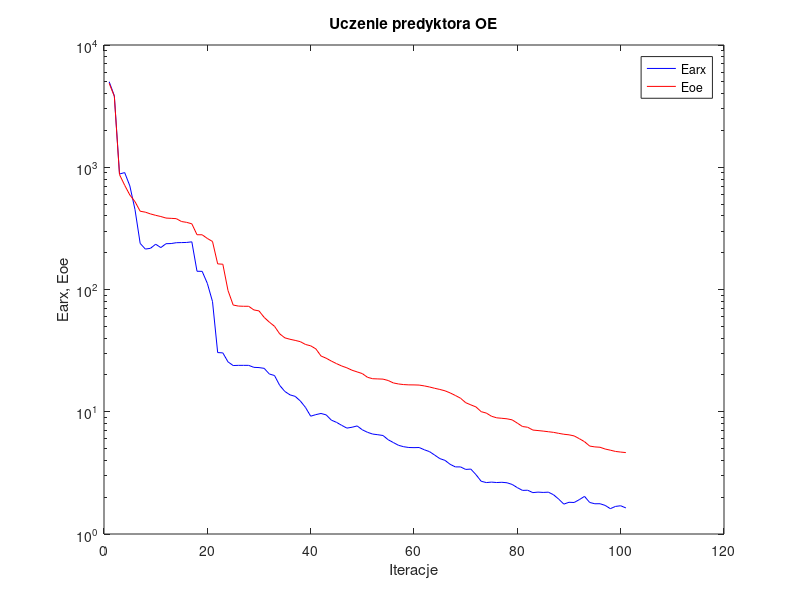
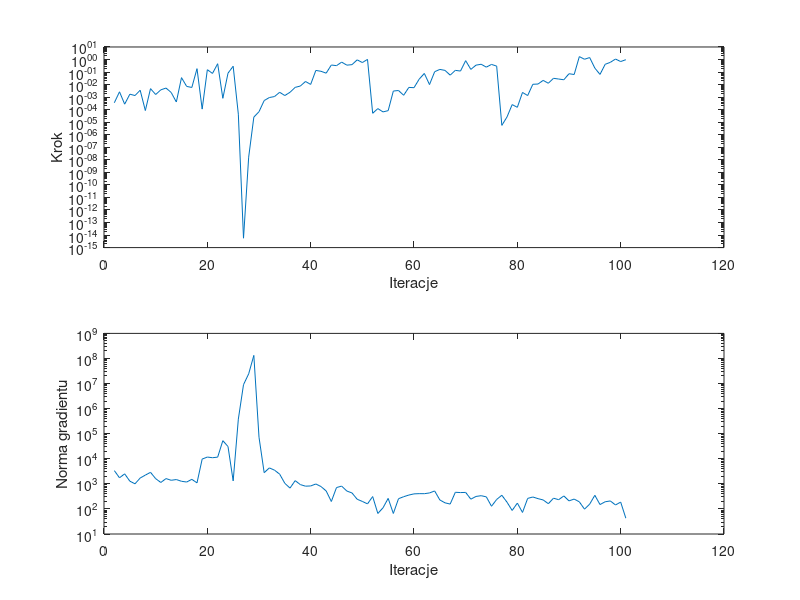

The MATLAB source for these figures, in order:
%uczenie predyktora oe
clear all;
n=0; farx(n+1)=5.004390e+003; foe(n+1)=4.862472e+003; wspucz(n+1)=0.000000e+000; ng(n+1)=0.000000e+000;
%odnowa zmiennej metryki
n=1; farx(n+1)=3.839716e+003; foe(n+1)=3.807088e+003; krok(n+1)=3.569431e-004; ng(n+1)=3.370966e+003;
n=2; farx(n+1)=8.802808e+002; foe(n+1)=8.714263e+002; krok(n+1)=2.660052e-003; ng(n+1)=1.740928e+003;
n=3; farx(n+1)=9.044680e+002; foe(n+1)=7.122834e+002; krok(n+1)=2.749912e-004; ng(n+1)=2.507726e+003;
n=4; farx(n+1)=7.040308e+002; foe(n+1)=5.930110e+002; krok(n+1)=1.718805e-003; ng(n+1)=1.279347e+003;
n=5; farx(n+1)=4.504943e+002; foe(n+1)=5.230524e+002; krok(n+1)=1.342085e-003; ng(n+1)=1.003715e+003;
n=6; farx(n+1)=2.383840e+002; foe(n+1)=4.367739e+002; krok(n+1)=3.559503e-003; ng(n+1)=1.706032e+003;
n=7; farx(n+1)=2.141502e+002; foe(n+1)=4.292563e+002; krok(n+1)=8.528034e-005; ng(n+1)=2.231173e+003;
n=8; farx(n+1)=2.172443e+002; foe(n+1)=4.151547e+002; krok(n+1)=4.756638e-003; ng(n+1)=2.878796e+003;
n=9; farx(n+1)=2.346506e+002; foe(n+1)=4.042960e+002; krok(n+1)=1.621288e-003; ng(n+1)=1.609558e+003;
n=10; farx(n+1)=2.202477e+002; foe(n+1)=3.953208e+002; krok(n+1)=3.813746e-003; ng(n+1)=1.135205e+003;
n=11; farx(n+1)=2.369306e+002; foe(n+1)=3.840606e+002; krok(n+1)=5.307483e-003; ng(n+1)=1.622689e+003;
n=12; farx(n+1)=2.376479e+002; foe(n+1)=3.819823e+002; krok(n+1)=2.361852e-003; ng(n+1)=1.387960e+003;
n=13; farx(n+1)=2.414645e+002; foe(n+1)=3.797655e+002; krok(n+1)=4.089425e-004; ng(n+1)=1.483530e+003;
n=14; farx(n+1)=2.419656e+002; foe(n+1)=3.597378e+002; krok(n+1)=3.586441e-002; ng(n+1)=1.265393e+003;
n=15; farx(n+1)=2.426236e+002; foe(n+1)=3.542015e+002; krok(n+1)=7.163682e-003; ng(n+1)=1.182389e+003;
n=16; farx(n+1)=2.454601e+002; foe(n+1)=3.446050e+002; krok(n+1)=5.915258e-003; ng(n+1)=1.514541e+003;
n=17; farx(n+1)=1.410245e+002; foe(n+1)=2.805627e+002; krok(n+1)=1.866720e-001; ng(n+1)=1.094943e+003;
n=18; farx(n+1)=1.407540e+002; foe(n+1)=2.803058e+002; krok(n+1)=1.110172e-004; ng(n+1)=9.726437e+003;
n=19; farx(n+1)=1.122113e+002; foe(n+1)=2.615741e+002; krok(n+1)=1.540084e-001; ng(n+1)=1.170408e+004;
n=20; farx(n+1)=7.971551e+001; foe(n+1)=2.470497e+002; krok(n+1)=7.786255e-002; ng(n+1)=1.102635e+004;
n=21; farx(n+1)=3.048346e+001; foe(n+1)=1.620330e+002; krok(n+1)=4.626374e-001; ng(n+1)=1.162313e+004;
n=22; farx(n+1)=3.031239e+001; foe(n+1)=1.609881e+002; krok(n+1)=8.058731e-004; ng(n+1)=5.273446e+004;
n=23; farx(n+1)=2.558497e+001; foe(n+1)=9.811145e+001; krok(n+1)=8.139610e-002; ng(n+1)=3.080536e+004;
n=24; farx(n+1)=2.388206e+001; foe(n+1)=7.464639e+001; krok(n+1)=2.918466e-001; ng(n+1)=1.313412e+003;
n=25; farx(n+1)=2.396467e+001; foe(n+1)=7.319982e+001; krok(n+1)=4.381503e-005; ng(n+1)=3.808632e+005;
%odnowa zmiennej metryki
n=26; farx(n+1)=2.396466e+001; foe(n+1)=7.291132e+001; krok(n+1)=5.622486e-015; ng(n+1)=9.020944e+006;
n=27; farx(n+1)=2.396365e+001; foe(n+1)=7.290850e+001; krok(n+1)=1.633652e-008; ng(n+1)=2.436007e+007;
n=28; farx(n+1)=2.308472e+001; foe(n+1)=6.808518e+001; krok(n+1)=2.562777e-005; ng(n+1)=1.325665e+008;
n=29; farx(n+1)=2.297651e+001; foe(n+1)=6.683371e+001; krok(n+1)=6.880069e-005; ng(n+1)=7.240198e+004;
n=30; farx(n+1)=2.265482e+001; foe(n+1)=5.913528e+001; krok(n+1)=5.333789e-004; ng(n+1)=2.792102e+003;
n=31; farx(n+1)=2.036215e+001; foe(n+1)=5.409189e+001; krok(n+1)=9.289576e-004; ng(n+1)=4.322439e+003;
n=32; farx(n+1)=1.979060e+001; foe(n+1)=5.001907e+001; krok(n+1)=1.112427e-003; ng(n+1)=3.519655e+003;
n=33; farx(n+1)=1.644791e+001; foe(n+1)=4.340040e+001; krok(n+1)=2.435962e-003; ng(n+1)=2.432551e+003;
n=34; farx(n+1)=1.465613e+001; foe(n+1)=4.022525e+001; krok(n+1)=1.342085e-003; ng(n+1)=1.049940e+003;
n=35; farx(n+1)=1.374811e+001; foe(n+1)=3.916732e+001; krok(n+1)=2.435962e-003; ng(n+1)=6.767189e+002;
n=36; farx(n+1)=1.336113e+001; foe(n+1)=3.834401e+001; krok(n+1)=5.999763e-003; ng(n+1)=1.342903e+003;
n=37; farx(n+1)=1.225172e+001; foe(n+1)=3.743620e+001; krok(n+1)=7.680234e-003; ng(n+1)=9.336599e+002;
n=38; farx(n+1)=1.084482e+001; foe(n+1)=3.551135e+001; krok(n+1)=1.771116e-002; ng(n+1)=8.083748e+002;
n=39; farx(n+1)=9.199298e+000; foe(n+1)=3.462201e+001; krok(n+1)=1.034736e-002; ng(n+1)=8.244753e+002;
n=40; farx(n+1)=9.473556e+000; foe(n+1)=3.269838e+001; krok(n+1)=1.350863e-001; ng(n+1)=9.883657e+002;
n=41; farx(n+1)=9.683610e+000; foe(n+1)=2.858830e+001; krok(n+1)=1.150668e-001; ng(n+1)=7.812798e+002;
n=42; farx(n+1)=9.427600e+000; foe(n+1)=2.741098e+001; krok(n+1)=8.172294e-002; ng(n+1)=5.207742e+002;
n=43; farx(n+1)=8.542199e+000; foe(n+1)=2.598002e+001; krok(n+1)=3.655097e-001; ng(n+1)=1.978397e+002;
n=44; farx(n+1)=8.189865e+000; foe(n+1)=2.475756e+001; krok(n+1)=3.238984e-001; ng(n+1)=7.116714e+002;
n=45; farx(n+1)=7.744843e+000; foe(n+1)=2.368452e+001; krok(n+1)=6.207284e-001; ng(n+1)=8.128681e+002;
n=46; farx(n+1)=7.348895e+000; foe(n+1)=2.288000e+001; krok(n+1)=3.550835e-001; ng(n+1)=5.166229e+002;
n=47; farx(n+1)=7.468709e+000; foe(n+1)=2.186349e+001; krok(n+1)=3.903951e-001; ng(n+1)=4.335624e+002;
n=48; farx(n+1)=7.655698e+000; foe(n+1)=2.117960e+001; krok(n+1)=9.429061e-001; ng(n+1)=2.429618e+002;
n=49; farx(n+1)=7.117183e+000; foe(n+1)=2.051390e+001; krok(n+1)=5.736932e-001; ng(n+1)=1.990992e+002;
n=50; farx(n+1)=6.789295e+000; foe(n+1)=1.913177e+001; krok(n+1)=1.025225e+000; ng(n+1)=1.588688e+002;
%odnowa zmiennej metryki
n=51; farx(n+1)=6.569347e+000; foe(n+1)=1.863176e+001; krok(n+1)=5.162212e-005; ng(n+1)=3.117564e+002;
n=52; farx(n+1)=6.487896e+000; foe(n+1)=1.856082e+001; krok(n+1)=1.218919e-004; ng(n+1)=6.588625e+001;
n=53; farx(n+1)=6.394094e+000; foe(n+1)=1.849091e+001; krok(n+1)=6.630174e-005; ng(n+1)=1.108344e+002;
n=54; farx(n+1)=5.903622e+000; foe(n+1)=1.801755e+001; krok(n+1)=8.368590e-005; ng(n+1)=2.631764e+002;
n=55; farx(n+1)=5.599824e+000; foe(n+1)=1.721164e+001; krok(n+1)=3.059399e-003; ng(n+1)=6.588857e+001;
n=56; farx(n+1)=5.314899e+000; foe(n+1)=1.687676e+001; krok(n+1)=3.386820e-003; ng(n+1)=2.556036e+002;
n=57; farx(n+1)=5.176005e+000; foe(n+1)=1.668310e+001; krok(n+1)=1.409080e-003; ng(n+1)=3.072668e+002;
n=58; farx(n+1)=5.100091e+000; foe(n+1)=1.659588e+001; krok(n+1)=5.967857e-003; ng(n+1)=3.574213e+002;
n=59; farx(n+1)=5.086883e+000; foe(n+1)=1.657926e+001; krok(n+1)=5.680993e-003; ng(n+1)=3.983505e+002;
n=60; farx(n+1)=5.098498e+000; foe(n+1)=1.652642e+001; krok(n+1)=2.710756e-002; ng(n+1)=4.065842e+002;
n=61; farx(n+1)=4.886283e+000; foe(n+1)=1.627213e+001; krok(n+1)=7.765706e-002; ng(n+1)=4.054484e+002;
n=62; farx(n+1)=4.719366e+000; foe(n+1)=1.594663e+001; krok(n+1)=1.004449e-002; ng(n+1)=4.338807e+002;
n=63; farx(n+1)=4.421198e+000; foe(n+1)=1.555644e+001; krok(n+1)=1.067078e-001; ng(n+1)=5.205661e+002;
n=64; farx(n+1)=4.137875e+000; foe(n+1)=1.522130e+001; krok(n+1)=1.627922e-001; ng(n+1)=2.279028e+002;
n=65; farx(n+1)=4.001683e+000; foe(n+1)=1.483490e+001; krok(n+1)=1.361627e-001; ng(n+1)=1.750537e+002;
n=66; farx(n+1)=3.714389e+000; foe(n+1)=1.425808e+001; krok(n+1)=5.671128e-002; ng(n+1)=1.562793e+002;
n=67; farx(n+1)=3.539389e+000; foe(n+1)=1.359122e+001; krok(n+1)=1.365319e-001; ng(n+1)=4.607654e+002;
n=68; farx(n+1)=3.539011e+000; foe(n+1)=1.290962e+001; krok(n+1)=1.204104e-001; ng(n+1)=4.490693e+002;
n=69; farx(n+1)=3.374824e+000; foe(n+1)=1.186658e+001; krok(n+1)=8.131859e-001; ng(n+1)=4.552762e+002;
n=70; farx(n+1)=3.396501e+000; foe(n+1)=1.138384e+001; krok(n+1)=1.631115e-001; ng(n+1)=2.449453e+002;
n=71; farx(n+1)=3.056446e+000; foe(n+1)=1.094858e+001; krok(n+1)=3.556863e-001; ng(n+1)=3.145934e+002;
n=72; farx(n+1)=2.700056e+000; foe(n+1)=1.001818e+001; krok(n+1)=4.187571e-001; ng(n+1)=3.372443e+002;
n=73; farx(n+1)=2.634562e+000; foe(n+1)=9.751850e+000; krok(n+1)=2.469201e-001; ng(n+1)=3.026499e+002;
n=74; farx(n+1)=2.657853e+000; foe(n+1)=9.187577e+000; krok(n+1)=4.065930e-001; ng(n+1)=1.277438e+002;
n=75; farx(n+1)=2.636339e+000; foe(n+1)=8.920981e+000; krok(n+1)=2.978305e-001; ng(n+1)=2.388853e+002;
%odnowa zmiennej metryki
n=76; farx(n+1)=2.648691e+000; foe(n+1)=8.841821e+000; krok(n+1)=5.597181e-006; ng(n+1)=3.508627e+002;
n=77; farx(n+1)=2.624569e+000; foe(n+1)=8.754842e+000; krok(n+1)=2.627836e-005; ng(n+1)=1.856797e+002;
n=78; farx(n+1)=2.543219e+000; foe(n+1)=8.582713e+000; krok(n+1)=2.540827e-004; ng(n+1)=8.683325e+001;
n=79; farx(n+1)=2.394844e+000; foe(n+1)=8.071796e+000; krok(n+1)=1.543265e-004; ng(n+1)=1.707979e+002;
n=80; farx(n+1)=2.273705e+000; foe(n+1)=7.570658e+000; krok(n+1)=2.364726e-003; ng(n+1)=7.247962e+001;
n=81; farx(n+1)=2.280808e+000; foe(n+1)=7.468534e+000; krok(n+1)=1.338974e-003; ng(n+1)=2.628962e+002;
n=82; farx(n+1)=2.180248e+000; foe(n+1)=7.085590e+000; krok(n+1)=1.059400e-002; ng(n+1)=2.991630e+002;
n=83; farx(n+1)=2.201235e+000; foe(n+1)=7.017070e+000; krok(n+1)=1.109636e-002; ng(n+1)=2.572548e+002;
n=84; farx(n+1)=2.188187e+000; foe(n+1)=6.947167e+000; krok(n+1)=2.165649e-002; ng(n+1)=2.281586e+002;
n=85; farx(n+1)=2.199105e+000; foe(n+1)=6.864380e+000; krok(n+1)=1.280590e-002; ng(n+1)=1.616425e+002;
n=86; farx(n+1)=2.095365e+000; foe(n+1)=6.783956e+000; krok(n+1)=3.172883e-002; ng(n+1)=2.679174e+002;
n=87; farx(n+1)=1.930039e+000; foe(n+1)=6.659187e+000; krok(n+1)=2.780492e-002; ng(n+1)=2.336619e+002;
n=88; farx(n+1)=1.755932e+000; foe(n+1)=6.545778e+000; krok(n+1)=2.429096e-002; ng(n+1)=3.294075e+002;
n=89; farx(n+1)=1.817575e+000; foe(n+1)=6.475795e+000; krok(n+1)=7.361186e-002; ng(n+1)=2.094521e+002;
n=90; farx(n+1)=1.810634e+000; foe(n+1)=6.343639e+000; krok(n+1)=6.384007e-002; ng(n+1)=2.471615e+002;
n=91; farx(n+1)=1.910639e+000; foe(n+1)=6.020389e+000; krok(n+1)=1.707324e+000; ng(n+1)=1.916928e+002;
n=92; farx(n+1)=2.031222e+000; foe(n+1)=5.692401e+000; krok(n+1)=1.049915e+000; ng(n+1)=9.788172e+001;
n=93; farx(n+1)=1.811828e+000; foe(n+1)=5.240225e+000; krok(n+1)=1.435731e+000; ng(n+1)=1.552007e+002;
n=94; farx(n+1)=1.767587e+000; foe(n+1)=5.158537e+000; krok(n+1)=2.072253e-001; ng(n+1)=3.495560e+002;
n=95; farx(n+1)=1.768753e+000; foe(n+1)=5.124124e+000; krok(n+1)=6.486637e-002; ng(n+1)=1.493809e+002;
n=96; farx(n+1)=1.713615e+000; foe(n+1)=4.955430e+000; krok(n+1)=4.147513e-001; ng(n+1)=1.930643e+002;
n=97; farx(n+1)=1.611439e+000; foe(n+1)=4.848943e+000; krok(n+1)=5.970321e-001; ng(n+1)=2.080844e+002;
n=98; farx(n+1)=1.681318e+000; foe(n+1)=4.736094e+000; krok(n+1)=1.090791e+000; ng(n+1)=1.438521e+002;
n=99; farx(n+1)=1.702729e+000; foe(n+1)=4.679989e+000; krok(n+1)=6.888628e-001; ng(n+1)=1.873040e+002;
n=100; farx(n+1)=1.633912e+000; foe(n+1)=4.634467e+000; krok(n+1)=9.691037e-001; ng(n+1)=4.268974e+001;

figure; semilogy(farx,'b'); hold on; semilogy(foe,'r'); xlabel('Iteracje'); ylabel('Earx, Eoe'); legend('Earx','Eoe'); title('Uczenie predyktora OE');
figure; subplot(2,1,1); semilogy(krok); xlabel('Iteracje'); ylabel('Krok');
subplot(2,1,2); semilogy(ng); xlabel('Iteracje'); ylabel('Norma gradientu');
Earx=farx(n+1)
Eoe=foe(n+1)
